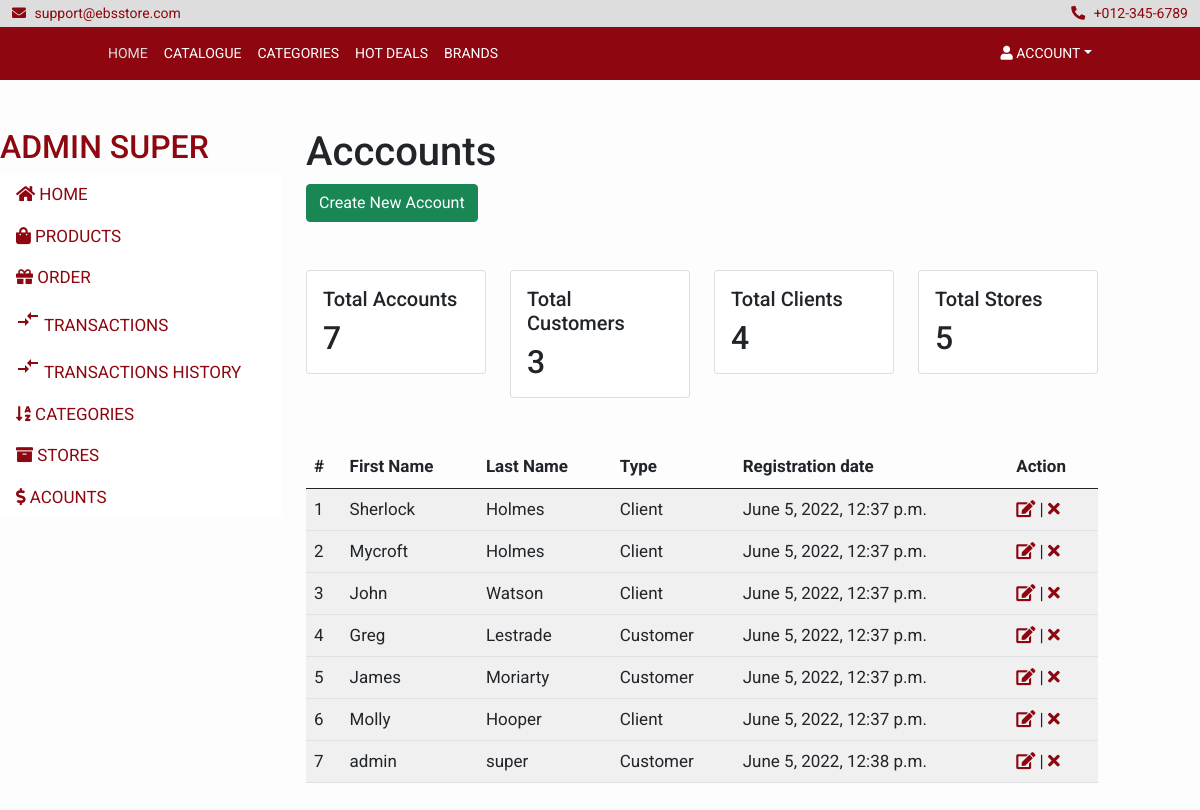
The app's page /admin-users-view (signed in) with its own data.
### account/models.py (models this page shows, shortened)
class UserAccount(AbstractBaseUser, PermissionsMixin):
    username = models.CharField(max_length=255, unique=True)
    first_name=models.CharField(max_length=255)
    last_name=models.CharField(max_length=255)
    email = models.EmailField(max_length=255, unique=True)
    is_superuser = models.BooleanField(default=False)
    is_admin = models.BooleanField('Is Admin', default=False)
    is_staff = models.BooleanField(default=False)
    is_customer = models.BooleanField(default=True)
    is_client = models.BooleanField(default = False)
    balance = models.DecimalField(max_digits=15, decimal_places=2, default=0)
    user_type = models.PositiveIntegerField(choices=CHOICES, default=1)
    created_at = models.DateTimeField(auto_now_add=True)
    update_at= models.DateTimeField(auto_now=True)
    objects = UserAccountManager()
    USERNAME_FIELD = 'username'
    REQUIRED_FIELDS = ['first_name', 'last_name', 'email']

### store/views.py (the view)
# urls.py: path('admin-users-view', views.admin_users_view, name="admin_users_view"),
@user_passes_test(lambda u: u.is_superuser)
def admin_users_view(request):
    customers =  User.objects.filter(user_type = 1)
    clients =  User.objects.filter(user_type = 0)
    users =  User.objects.all()
    stores =  Store.objects.all()
    total_stores = stores.count()
    total_customers = customers.count()
    total_clients = clients.count()
    total_users = users.count()
    context = {
        'customers': customers, 'total_customers': total_customers,
        'clients': clients, 'total_clients': total_clients,
        'users': users, 'total_users': total_users,
        'stores': stores, 'total_stores': total_stores,
        }
    return render(request, 'dashboard/accounts/admin_user_view.html', context)

### cart/context_processor.py (called while the page is built)
def cart(request):
    return {'cart': Cart(request)}

### store/context_processor.py (called while the page is built)
def categories(request):
    categories = Category.objects.all()
    return {'categories': categories}

def brands(request):
    brands = Brand.objects.all()
    return {'brands': brands}

### templates/dashboard/accounts/admin_user_view.html (shortened to what this page needs)
{% extends "../admin_dashboard.html" %}
{%block dashboard_content%}
    <h1>Acccounts</h1>
    <a href="{% url 'admin_users_add' %}" class="btn btn-success"> Create New Account </a>
    <div class="row my-5">
            <div class="col-sm-3">
                <div class="card">
                    <div class="card-body">
                        <h5 class="card-title">Total Accounts</h5>
                        <h2 class="card-text">{{total_users}}</h2>
                    </div>
                </div>
            </div>
            <div class="col-sm-3">
                <div class="card">
                    <div class="card-body">
                        <h5 class="card-title">Total Customers</h5>
                        <h2 class="card-text">{{total_customers}}</h2>
                    </div>
                </div>
            </div>
            <div class="col-sm-3">
                <div class="card">
                    <div class="card-body">
                        <h5 class="card-title">Total Clients </h5>
                        <h2 class="card-text">{{total_clients}}</h2>
                    </div>
                </div>
            </div>
            <div class="col-sm-3">
                <div class="card">
                    <div class="card-body">
                        <h5 class="card-title">Total Stores </h5>
                        <h2 class="card-text">{{total_stores}}</h2>
                    </div>
                </div>
            </div>
          </div >
    {% if users %}
     <table class="table table-striped table-hover">
        <thead>
          <th>#</th>
          <th>First Name</th>
          <th>Last Name</th>
          <th>Type</th>
          <th>Registration date</th>
          <th>Action</th>
        </thead>
        <tbody>
      {% for store in users %}
          <tr>
            <td> {{store.id}}</td>
            <td>{{store.first_name}}</td>
            <td>{{store.last_name}}</td>
            <td>
              {% if store.user_type == 0 %}
                  Client
              {% else %}
                    Customer
              {% endif %}
            </td>
           <td>{{store.created_at}}</td>
            <td><a href="{% url 'admin_users_edit' store.id %}"> <i class="fa fa-edit"></i></a> |
              <a href="{% url 'admin_users_delete' store.id %}"><i class="fa fa-times"></i></a></td>
            <tr>
          {% endfor %}
          </tbody>
      </table>
    {%else %}
          <p>No product added</p>
      {%endif%}
{%endblock%}

### templates/dashboard/admin_dashboard.html (shortened to what this page needs)
{% load static %}
<!DOCTYPE html>
<html lang="en">
  <head>
    <link rel="stylesheet" href="https://cdnjs.cloudflare.com/ajax/libs/font-awesome/4.7.0/css/font-awesome.min.css">
    <link
      href="https://cdn.jsdelivr.net/npm/bootstrap@5.0.2/dist/css/bootstrap.min.css"
      rel="stylesheet"
    />
    <link href="https://cdnjs.cloudflare.com/ajax/libs/font-awesome/5.10.0/css/all.min.css" rel="stylesheet">
    <link href="{% static 'css/dashboard.css'%}" rel="stylesheet">
    <link href="{% static 'css/main.css'%}" rel="stylesheet">
  </head>
  <body>
  {% include "../components/topbar.html"%}
  {% include "../components/primary_navbar.html"%}
<div class="row">
  <div class="col-3 mt-5 ">
    <aside >
        <div>
          {% if user.user_type == 0 %}
              <h2>{{user.store.name}}</h2>
          {% else  %}
              <h2> {{user.first_name}}  {{user.last_name}}</h2>
          {%endif%}
        </div>
          <ul class="nav flex-column" style="background:white">
            <li class="nav-item">
              <a class="nav-link" href="{%url 'dashboard'%}"><i class="fa fa-home"></i> Home</a>
            </li>
            <li class="nav-item">
              <a class="nav-link" href="{%url 'admin_products_views'%}"><i class="fa fa-shopping-bag"></i> Products</a>
            </li>
            <li class="nav-item">
              <a class="nav-link" href="{%url 'order:admin_order_view'%}"><i class="fa fa-gift"></i> Order</a>
            </li>
            <li class="nav-item">
              <a class="nav-link" href="{%url 'order:admin_transaction_history'%}"><i class="material-icons">compare_arrows</i> Transactions</a>
            </li>
            <li class="nav-item">
              <a class="nav-link" href="{%url 'order:admin_total_transaction_history'%}"><i class="material-icons">compare_arrows</i> Transactions History</a>
            </li>
            <li class="nav-item">
              <a class="nav-link" href="{%url 'admin_categories_views'%}"><i class="fa fa-sort-alpha-asc"></i> Categories</a>
            </li>
            <li class="nav-item">
              <a class="nav-link" href="{%url 'admin_stores_view'%}"><i class="fa fa-archive"></i> Stores</a>
            </li>
            <li class="nav-item">
              <a class="nav-link" href="{%url 'admin_users_view'%}"><i class="fa fa-dollar"></i> Acounts</a>
            </li>
      </aside>
  </div>
  <div class="col-8 mt-5">
     <section >
      <div class="row">
        <div class="col-lg-12">
          {%block dashboard_content%}
          {% endblock dashboard_content%}
      </div>
  </div>
  </section>
</div>
</div>
  </body>
</html>

### static/css/dashboard.css (style rules this page uses)
body { padding-bottom: 30px; position: relative; min-height: 100%; }
a { transition: background 0.2s, color 0.2s; }

### static/css/main.css (style rules this page uses)
:root { --primary: #8e060f; --white: #ffffff; }
body { font-family: "Roboto", sans-serif; overflow-x: hidden; font-size: 17px; background-color: #fdfdfd; }
a { color: #8e060f; outline: none; text-decoration: none; }
.nav-item { color:#8e060f; }
.nav a { color: #8e060f; }
@media (min-width: 768px) { .nav, .nav .navbar { background: #8e060f; color:#ddd; } }
aside { color: #8e060f; text-transform: uppercase; }

### records on screen
UserAccount: first_name "ADMIN", last_name "SUPER", id "7", first_name "admin", last_name "super", user_type "Customer", created_at "June 5, 2022, 12:38 p.m."
UserAccount: id "1", first_name "Sherlock", last_name "Holmes", user_type "Client", created_at "June 5, 2022, 12:37 p.m."
UserAccount: id "2", first_name "Mycroft", last_name "Holmes", user_type "Client", created_at "June 5, 2022, 12:37 p.m."
UserAccount: id "3", first_name "John", last_name "Watson", user_type "Client", created_at "June 5, 2022, 12:37 p.m."
UserAccount: id "4", first_name "Greg", last_name "Lestrade", user_type "Customer", created_at "June 5, 2022, 12:37 p.m."
UserAccount: id "5", first_name "James", last_name "Moriarty", user_type "Customer", created_at "June 5, 2022, 12:37 p.m."
UserAccount: id "6", first_name "Molly", last_name "Hooper", user_type "Client", created_at "June 5, 2022, 12:37 p.m."

### other values on screen
{{ total_users }} "7"
{{ total_customers }} "3"
{{ total_clients }} "4"
{{ total_stores }} "5"
